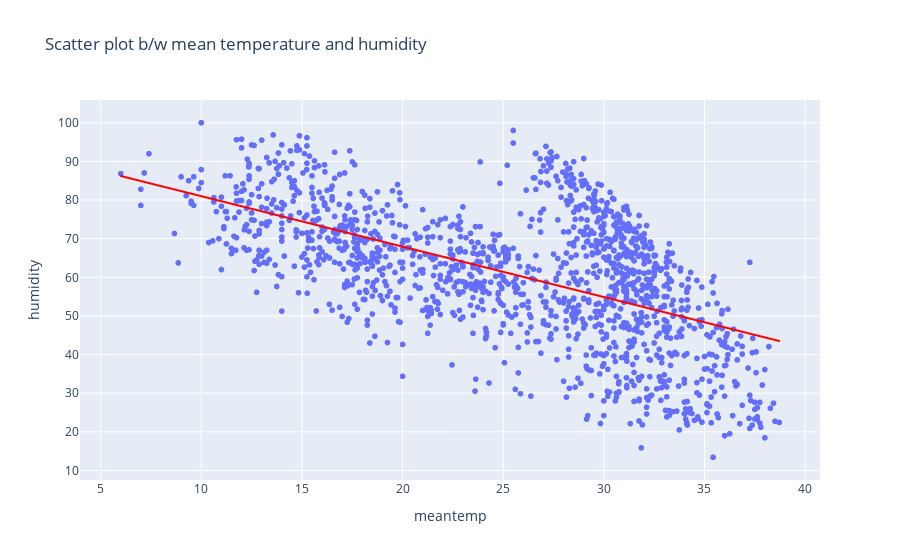

The cell this chart's notebook holds for it:
### Code cell
# make a scatter plot b/w meanteamp and humidity
fig = px.scatter(df, x='meantemp', y='humidity', title='Scatter plot b/w mean temperature and humidity',
                 trendline='ols', trendline_color_override='red')
fig.show()

### Figure 1 — Plotly figure (JSON) as saved in the notebook; plotly's stock layout.template omitted (floating-point values rounded to 4 significant figures; data arrays with more than 128 entries replaced by an {"elided": "..."} marker saying what was removed)
{"data": [{"hovertemplate": "meantemp=%{x}<br>humidity=%{y}<extra></extra>", "legendgroup": "", "marker": {"color": "#636efa", "symbol": "circle"}, "mode": "markers", "name": "", "showlegend": false, "type": "scattergl", "x": {"elided": "1462 float values"}, "xaxis": "x", "y": {"elided": "1462 float values"}, "yaxis": "y"}, {"hovertemplate": "<b>OLS trendline</b><br>humidity = -1.30529 * meantemp + 94.0508<br>R<sup>2</sup>=0.327128<br><br>meantemp=%{x}<br>humidity=%{y} <b>(trend)</b><extra></extra>", "legendgroup": "", "line": {"color": "red"}, "marker": {"color": "#636efa", "symbol": "circle"}, "mode": "lines", "name": "", "showlegend": false, "type": "scattergl", "x": {"elided": "1462 float values"}, "xaxis": "x", "y": {"elided": "1462 float values"}, "yaxis": "y"}], "layout": {"legend": {"tracegroupgap": 0}, "title": {"text": "Scatter plot b/w mean temperature and humidity"}, "xaxis": {"anchor": "y", "domain": [0, 1], "title": {"text": "meantemp"}}, "yaxis": {"anchor": "x", "domain": [0, 1], "title": {"text": "humidity"}}}}
